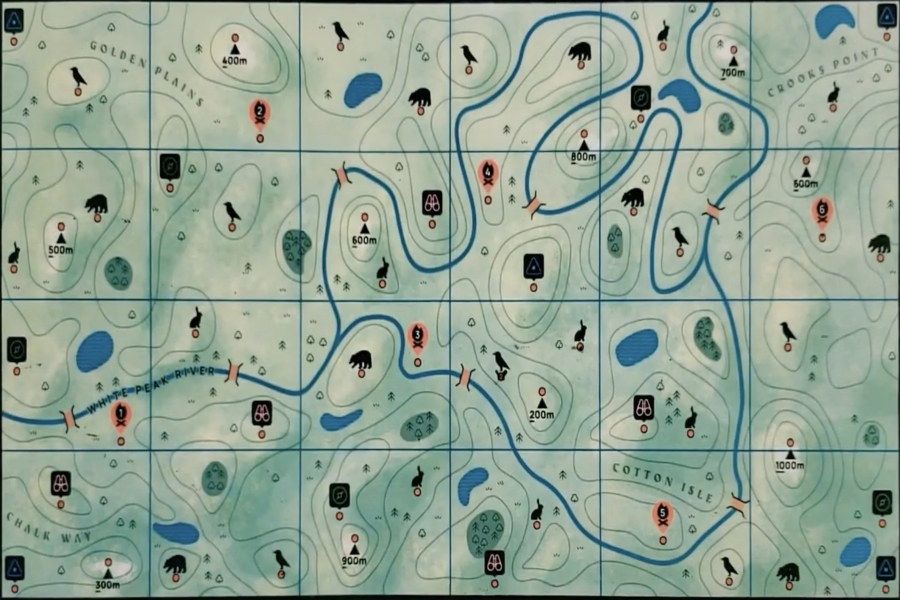
#> input picture games/waypoints/assets/underlays/map-01.jpg, 1800 x 1200 px, given in place of map-01.jpeg, which was not available (shown at 1/2 size)
$ python board.py
#> lines starting #> are read from the running program, lines starting #| are printed output that depends on the picture; after the words box and inside, x2 and y2 are one past the last pixel; in counts of white or black regions, pixels touching at a corner belong together; pictures that were not available may be replaced by others from this repository, and a replacement may not be noted
#> further down, img is the input picture: shape (1200, 1800, 3); mean B, G, R 148.9, 164.1, 146.3
### games/waypoints/tools/trace_map.py
#!/usr/bin/env python3
"""Waypoints map tracer.

Turns a photo of a printed Waypoints map into a vector map JSON:
grid -> rectified image -> contours / river / lakes / woodland / bridges /
waypoints. Output is a first pass meant to be corrected in mapper.html.

    python3 trace_map.py --src ../research/map-01.jpeg --id map-01 \
        --name "Whistling Water National Park" --labels _labels_map01.json
"""
import cv2, numpy as np, json, argparse, os, math
from skimage.morphology import skeletonize

CELL = 300  # rectified px per grid square


# ---------------------------------------------------------------- rectify
def detect_grid(img, cols, rows, roi=(30, 40, 1810, 1040)):
#> called with cols = 6, rows = 4, roi = (30, 40, 1810, 1040)
    g = cv2.cvtColor(img, cv2.COLOR_BGR2GRAY)
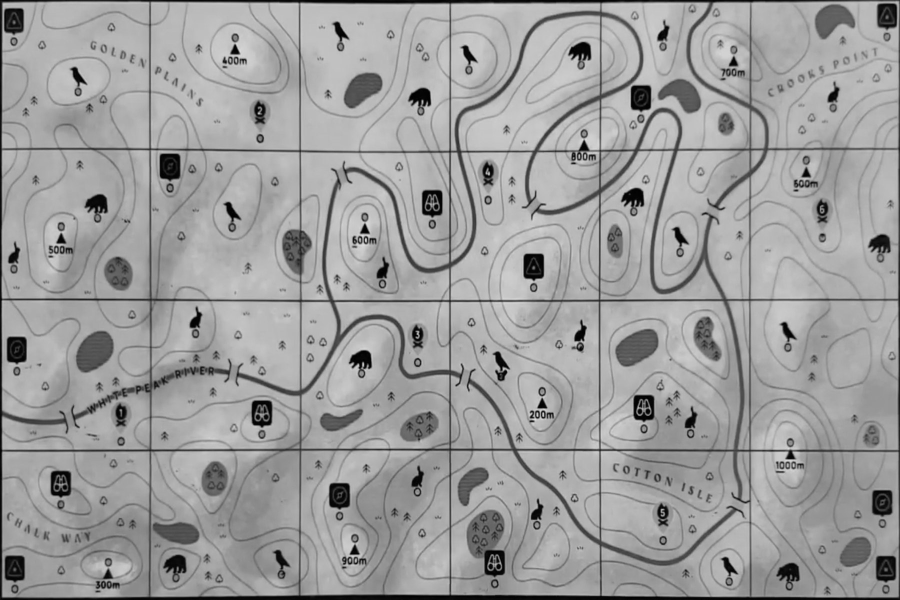
#> g: shape (1200, 1800) (shown at 1/2 size); min 0, max 238, mean 157
    x0, y0, x1, y1 = roi
    sub = g[y0:y1, x0:x1]
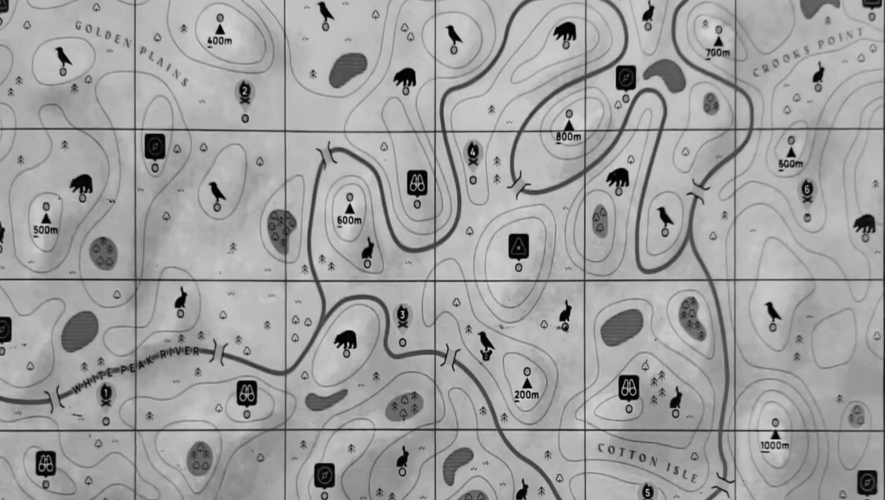
#> sub: shape (1000, 1770) (shown at 1/2 size); min 0, max 238, mean 160.5
    m = (sub < 130).astype(np.uint8) * 255
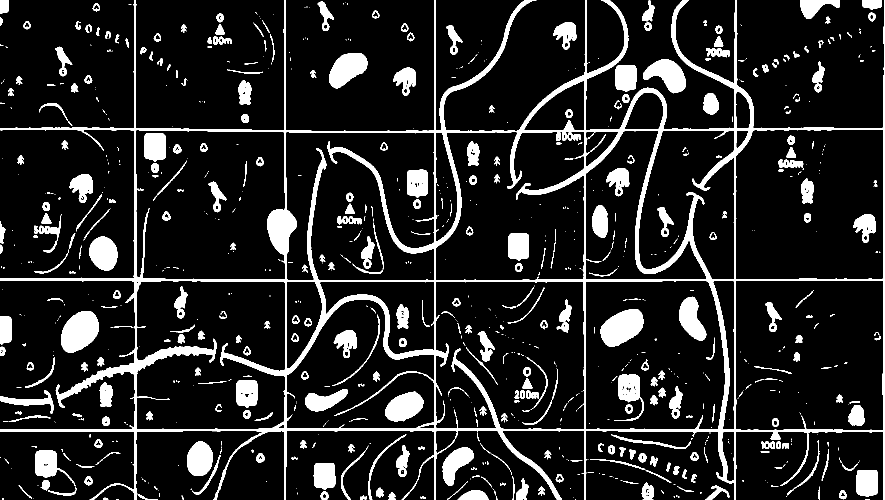
#> m: shape (1000, 1770) (shown at 1/2 size); 12.9% white; 878 white regions (498 under 20 px), largest, box (x1, y1, x2, y2) and area: (0, 0, 1770, 1000) 100753, (122, 622, 197, 705) 4598, (1201, 618, 1287, 693) 4483
    V = cv2.morphologyEx(m, cv2.MORPH_OPEN, cv2.getStructuringElement(cv2.MORPH_RECT, (1, 151)))
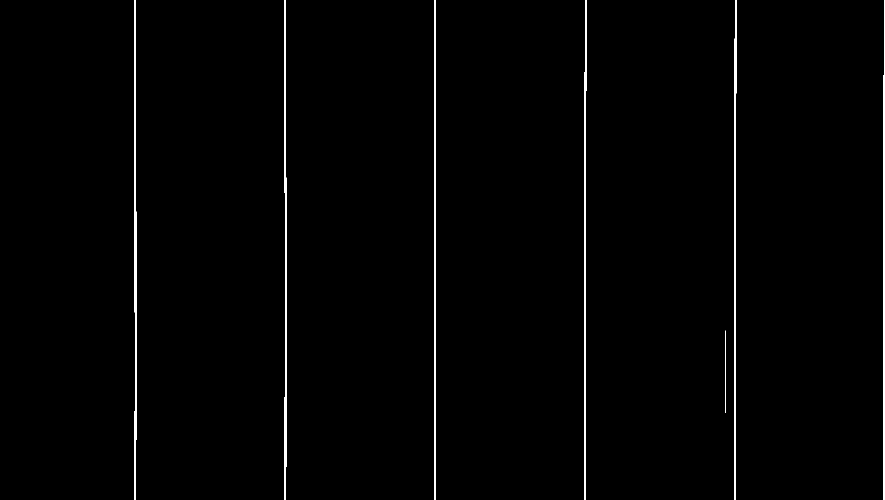
#> V: shape (1000, 1770) (shown at 1/2 size); 1.1% white; 7 white regions, largest, box (x1, y1, x2, y2) and area: (868, 0, 872, 1000) 3293, (568, 0, 573, 1000) 3120, (1168, 0, 1173, 1000) 3084
    Hz = cv2.morphologyEx(m, cv2.MORPH_OPEN, cv2.getStructuringElement(cv2.MORPH_RECT, (251, 1)))
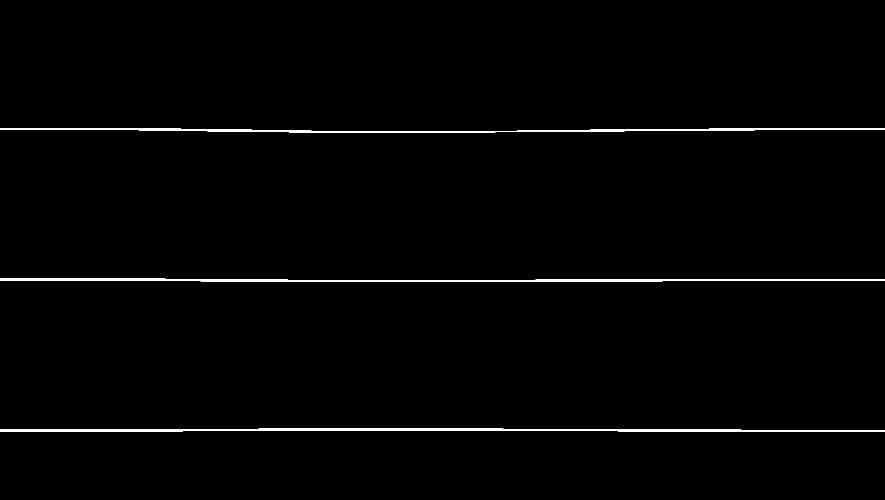
#> Hz: shape (1000, 1770) (shown at 1/2 size); 1.2% white; 3 white regions, box (x1, y1, x2, y2) and area: (0, 857, 1770, 864) 7254, (0, 557, 1770, 564) 6959, (0, 256, 1770, 265) 6162

    def cl(p, th, gap=14):
#> called with p = array of shape (1770,), th = 80, gap = 14
        idx = np.where(p > th)[0]
#> idx = 29 values from 269 to 1769
        out, cur = [], [idx[0]]
#> out = []; cur = [269]
        for i in idx[1:]:
            if i - cur[-1] <= gap:
                cur.append(i)
            else:
                out.append(cur); cur = [i]
#> this loop made 28 passes
#> (i, cur) on passes 4, 9, 13, 18, 20, 25: (568, [568]), (868, [868]), (1168, [1168]), (1450, [1450]), (1468, [1468]), (1766, [1766])
#> i on passes 1, 2, 3, 5, 6, 7: 270, 271, 272, 569, 570, 571
#> after the loop, out = [[269, 270, 271, 272], [568, 569, 570, 571, 572], [868, 869, 870, 871], [1168, 1169, 1170, 1171, 1172], [1450, 1451], [1468, 1469, 1470, 1471, 1472]]
        out.append(cur); return out

    vc = cl(V.sum(0) / 255., 80)
#> vc = [[269, 270, 271, 272], [568, 569, 570, 571, 572], [868, 869, 870, 871], [1168, 1169, 1170, 1171, 1172], [1450, 1451], [1468, 1469, 1470, 1471, 1472], [1766, 1767, 1768, 1769]]
    hc = [c if len(c) < 20 else c[:10] for c in cl(Hz.sum(1) / 255., 120)]
#> the loop in cl (call 2), `for i in idx[1:]:` made 22 passes
#> (i, cur) on passes 9, 16: (557, [557]), (857, [857])
#> i on passes 1 to 6: 257, 258, 259, 260, 261, 262
#> hc = [[256, 257, 258, 259, 260, 261, 262, 263, 264], [557, 558, 559, 560, 561, 562, 563], [857, 858, 859, 860, 861, 862, 863]]
    if len(vc) != cols + 1 or len(hc) != rows + 1:
#> (the run stopped early here; a loop or call above may not have finished)
